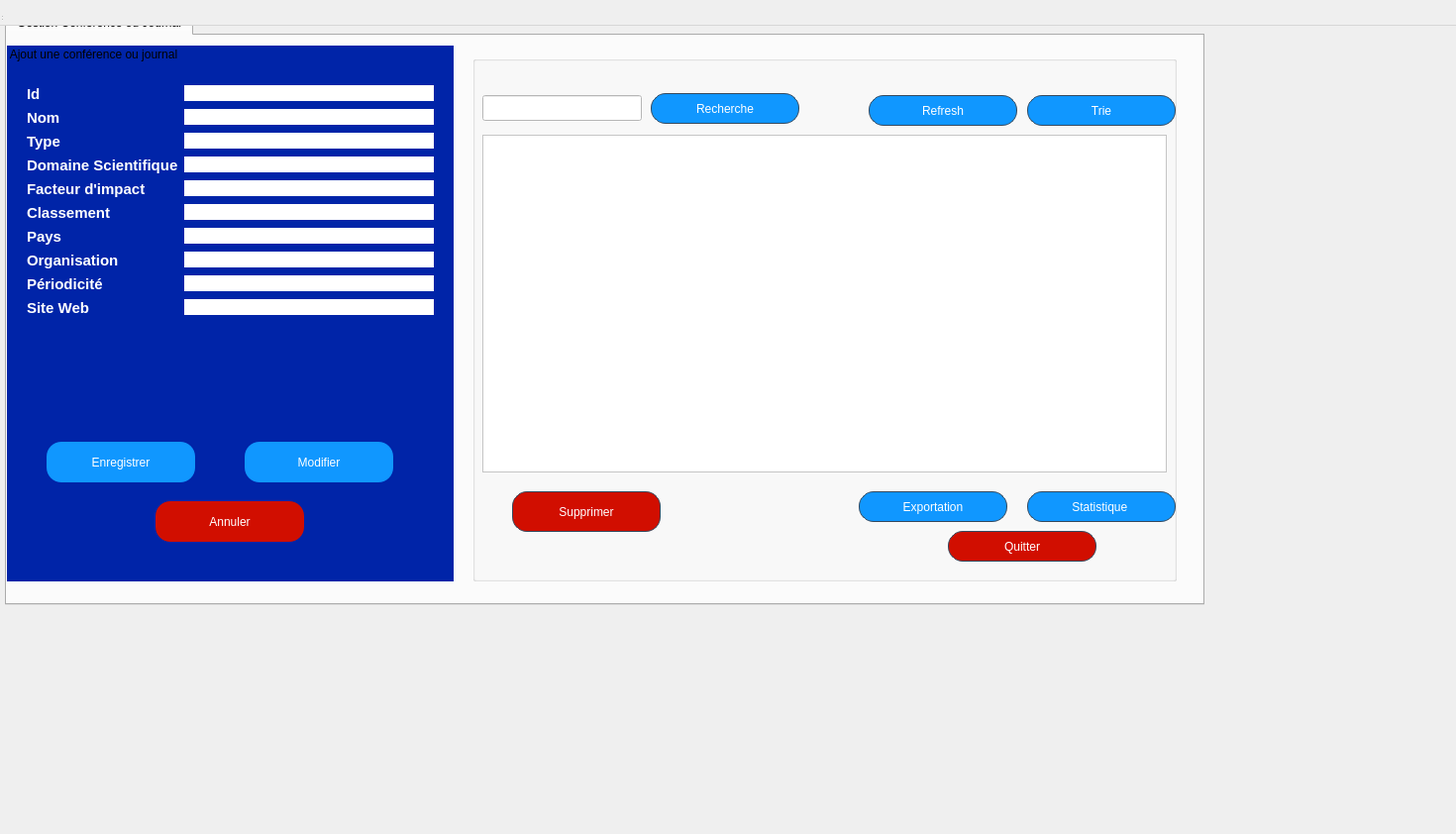
<?xml version="1.0" encoding="UTF-8"?>
<ui version="4.0">
 <class>GestionJournal</class>
 <widget class="QWidget" name="GestionJournal">
  <property name="geometry">
   <rect>
    <x>0</x>
    <y>0</y>
    <width>1470</width>
    <height>842</height>
   </rect>
  </property>
  <property name="contextMenuPolicy">
   <enum>Qt::ContextMenuPolicy::ActionsContextMenu</enum>
  </property>
  <property name="windowTitle">
   <string>Gestion Conférence ou Journal</string>
  </property>
  <property name="styleSheet">
   <string notr="true">QPushButton {
    /* La couleur de fond (bleu pro) */
    background-color: #2c3e50; 
    
    /* La couleur du texte */
    color: white;
    
    /* L'ARRONDI : plus le chiffre est grand, plus c'est rond */
    border-radius: 15px;
    
    /* Une bordure fine pour définir la forme */
    border: 1px solid #34495e;
    
    /* Espacement interne pour que le texte ne touche pas les bords */
    padding: 5px 15px;
}

/* Effet au survol de la souris */
QPushButton:hover {
    background-color: #34495e;
}
</string>
  </property>
  <widget class="QWidget" name="centralwidget">
   <property name="styleSheet">
    <string notr="true">QPushButton {
    /* La couleur de fond (bleu pro) */
    background-color: #2c3e50; 
    
    /* La couleur du texte */
    color: white;
    
    /* L'ARRONDI : plus le chiffre est grand, plus c'est rond */
    border-radius: 15px;
    
    /* Une bordure fine pour définir la forme */
    border: 1px solid #34495e;
    
    /* Espacement interne pour que le texte ne touche pas les bords */
    padding: 5px 15px;
}

/* Effet au survol de la souris */
QPushButton:hover {
    background-color: #34495e;
}</string>
   </property>
   <widget class="QTabWidget" name="tabWidget">
    <property name="geometry">
     <rect>
      <x>5</x>
      <y>10</y>
      <width>1211</width>
      <height>601</height>
     </rect>
    </property>
    <property name="styleSheet">
     <string notr="true">background-color: #D8E2E9;
QPushButton {
    /* La couleur de fond (bleu pro) */
    background-color: #2c3e50; 
    
    /* La couleur du texte */
    color: white;
    
    /* L'ARRONDI : plus le chiffre est grand, plus c'est rond */
    border-radius: 15px;
    
    /* Une bordure fine pour définir la forme */
    border: 1px solid #34495e;
    
    /* Espacement interne pour que le texte ne touche pas les bords */
    padding: 5px 15px;
}

/* Effet au survol de la souris */
QPushButton:hover {
    background-color: #34495e;
}</string>
    </property>
    <property name="currentIndex">
     <number>0</number>
    </property>
    <widget class="QWidget" name="tab">
     <attribute name="title">
      <string>Gestion Conférence ou Journal</string>
     </attribute>
     <widget class="QGroupBox" name="groupBox_2">
      <property name="geometry">
       <rect>
        <x>0</x>
        <y>10</y>
        <width>451</width>
        <height>541</height>
       </rect>
      </property>
      <property name="styleSheet">
       <string notr="true">background-color: rgb(0, 36, 168);
border: #A8D3F0;</string>
      </property>
      <property name="title">
       <string>Ajout une conférence ou journal</string>
      </property>
      <widget class="QWidget" name="formLayoutWidget">
       <property name="geometry">
        <rect>
         <x>20</x>
         <y>40</y>
         <width>411</width>
         <height>331</height>
        </rect>
       </property>
       <layout class="QFormLayout" name="formLayout">
        <item row="0" column="0">
         <widget class="QLabel" name="label_id">
          <property name="text">
           <string>&lt;html&gt;&lt;head/&gt;&lt;body&gt;&lt;p&gt;&lt;span style=&quot; font-size:11pt; font-weight:700; color:#ffffff;&quot;&gt;Id&lt;/span&gt;&lt;/p&gt;&lt;/body&gt;&lt;/html&gt;</string>
          </property>
         </widget>
        </item>
        <item row="0" column="1">
         <widget class="QLineEdit" name="id">
          <property name="styleSheet">
           <string notr="true">background-color: rgb(255, 255, 255);</string>
          </property>
         </widget>
        </item>
        <item row="1" column="0">
         <widget class="QLabel" name="label_nom">
          <property name="text">
           <string>&lt;html&gt;&lt;head/&gt;&lt;body&gt;&lt;p&gt;&lt;span style=&quot; font-size:11pt; font-weight:700; color:#ffffff;&quot;&gt;Nom&lt;/span&gt;&lt;/p&gt;&lt;/body&gt;&lt;/html&gt;</string>
          </property>
         </widget>
        </item>
        <item row="1" column="1">
         <widget class="QLineEdit" name="nom">
          <property name="styleSheet">
           <string notr="true">background-color: rgb(255, 255, 255);</string>
          </property>
         </widget>
        </item>
        <item row="2" column="0">
         <widget class="QLabel" name="label_type">
          <property name="text">
           <string>&lt;html&gt;&lt;head/&gt;&lt;body&gt;&lt;p&gt;&lt;span style=&quot; font-size:11pt; font-weight:700; color:#ffffff;&quot;&gt;Type&lt;/span&gt;&lt;/p&gt;&lt;/body&gt;&lt;/html&gt;</string>
          </property>
         </widget>
        </item>
        <item row="2" column="1">
         <widget class="QLineEdit" name="type">
          <property name="styleSheet">
           <string notr="true">background-color: rgb(255, 255, 255);</string>
          </property>
         </widget>
        </item>
        <item row="3" column="0">
         <widget class="QLabel" name="label_domaine">
          <property name="text">
           <string>&lt;html&gt;&lt;head/&gt;&lt;body&gt;&lt;p&gt;&lt;span style=&quot; font-size:11pt; font-weight:700; color:#ffffff;&quot;&gt;Domaine Scientifique&lt;/span&gt;&lt;/p&gt;&lt;/body&gt;&lt;/html&gt;</string>
          </property>
         </widget>
        </item>
        <item row="3" column="1">
         <widget class="QLineEdit" name="domaine_scientifique">
          <property name="styleSheet">
           <string notr="true">background-color: rgb(255, 255, 255);</string>
          </property>
         </widget>
        </item>
        <item row="4" column="0">
         <widget class="QLabel" name="label_facteur">
          <property name="text">
           <string>&lt;html&gt;&lt;head/&gt;&lt;body&gt;&lt;p&gt;&lt;span style=&quot; font-size:11pt; font-weight:700; color:#ffffff;&quot;&gt;Facteur d'impact&lt;/span&gt;&lt;/p&gt;&lt;/body&gt;&lt;/html&gt;</string>
          </property>
         </widget>
        </item>
        <item row="4" column="1">
         <widget class="QLineEdit" name="facteur_impact">
          <property name="styleSheet">
           <string notr="true">background-color: rgb(255, 255, 255);</string>
          </property>
         </widget>
        </item>
        <item row="5" column="0">
         <widget class="QLabel" name="label_classement">
          <property name="text">
           <string>&lt;html&gt;&lt;head/&gt;&lt;body&gt;&lt;p&gt;&lt;span style=&quot; font-size:11pt; font-weight:700; color:#ffffff;&quot;&gt;Classement&lt;/span&gt;&lt;/p&gt;&lt;/body&gt;&lt;/html&gt;</string>
          </property>
         </widget>
        </item>
        <item row="5" column="1">
         <widget class="QLineEdit" name="classement">
          <property name="styleSheet">
           <string notr="true">background-color: rgb(255, 255, 255);</string>
          </property>
         </widget>
        </item>
        <item row="6" column="0">
         <widget class="QLabel" name="label_pays">
          <property name="text">
           <string>&lt;html&gt;&lt;head/&gt;&lt;body&gt;&lt;p&gt;&lt;span style=&quot; font-size:11pt; font-weight:700; color:#ffffff;&quot;&gt;Pays&lt;/span&gt;&lt;/p&gt;&lt;/body&gt;&lt;/html&gt;</string>
          </property>
         </widget>
        </item>
        <item row="6" column="1">
         <widget class="QLineEdit" name="pays">
          <property name="styleSheet">
           <string notr="true">background-color: rgb(255, 255, 255);</string>
          </property>
         </widget>
        </item>
        <item row="7" column="0">
         <widget class="QLabel" name="label_organisation">
          <property name="text">
           <string>&lt;html&gt;&lt;head/&gt;&lt;body&gt;&lt;p&gt;&lt;span style=&quot; font-size:11pt; font-weight:700; color:#ffffff;&quot;&gt;Organisation&lt;/span&gt;&lt;/p&gt;&lt;/body&gt;&lt;/html&gt;</string>
          </property>
         </widget>
        </item>
        <item row="7" column="1">
         <widget class="QLineEdit" name="organisation">
          <property name="styleSheet">
           <string notr="true">background-color: rgb(255, 255, 255);</string>
          </property>
         </widget>
        </item>
        <item row="8" column="0">
         <widget class="QLabel" name="label_periodicite">
          <property name="text">
           <string>&lt;html&gt;&lt;head/&gt;&lt;body&gt;&lt;p&gt;&lt;span style=&quot; font-size:11pt; font-weight:700; color:#ffffff;&quot;&gt;Périodicité&lt;/span&gt;&lt;/p&gt;&lt;/body&gt;&lt;/html&gt;</string>
          </property>
         </widget>
        </item>
        <item row="8" column="1">
         <widget class="QLineEdit" name="periodicite">
          <property name="styleSheet">
           <string notr="true">background-color: rgb(255, 255, 255);</string>
          </property>
         </widget>
        </item>
        <item row="9" column="0">
         <widget class="QLabel" name="label_siteweb">
          <property name="text">
           <string>&lt;html&gt;&lt;head/&gt;&lt;body&gt;&lt;p&gt;&lt;span style=&quot; font-size:11pt; font-weight:700; color:#ffffff;&quot;&gt;Site Web&lt;/span&gt;&lt;/p&gt;&lt;/body&gt;&lt;/html&gt;</string>
          </property>
         </widget>
        </item>
        <item row="9" column="1">
         <widget class="QLineEdit" name="siteweb">
          <property name="styleSheet">
           <string notr="true">background-color: rgb(255, 255, 255);</string>
          </property>
         </widget>
        </item>
       </layout>
      </widget>
      <widget class="QPushButton" name="enregistrer">
       <property name="geometry">
        <rect>
         <x>40</x>
         <y>400</y>
         <width>150</width>
         <height>41</height>
        </rect>
       </property>
       <property name="minimumSize">
        <size>
         <width>0</width>
         <height>0</height>
        </size>
       </property>
       <property name="styleSheet">
        <string notr="true">background-color: rgb(16, 151, 255);
</string>
       </property>
       <property name="text">
        <string>Enregistrer</string>
       </property>
      </widget>
      <widget class="QPushButton" name="modif">
       <property name="geometry">
        <rect>
         <x>240</x>
         <y>400</y>
         <width>150</width>
         <height>41</height>
        </rect>
       </property>
       <property name="styleSheet">
        <string notr="true">background-color: rgb(16, 151, 255);
</string>
       </property>
       <property name="text">
        <string>Modifier</string>
       </property>
      </widget>
      <widget class="QPushButton" name="annuler">
       <property name="geometry">
        <rect>
         <x>150</x>
         <y>460</y>
         <width>150</width>
         <height>41</height>
        </rect>
       </property>
       <property name="styleSheet">
        <string notr="true">background-color: rgb(209, 14, 0);
</string>
       </property>
       <property name="text">
        <string>Annuler</string>
       </property>
      </widget>
     </widget>
     <widget class="QGroupBox" name="groupBox_3">
      <property name="geometry">
       <rect>
        <x>470</x>
        <y>20</y>
        <width>711</width>
        <height>531</height>
       </rect>
      </property>
      <property name="styleSheet">
       <string notr="true">background-color: rgb(0, 36, 168);
border: #A8D3F0;
/* Style pour tous les GroupBox */
QGroupBox {
    border: 2px solid #2c3e50; /* Couleur de la bordure */
    border-radius: 15px;      /* Même arrondi que les boutons */
    margin-top: 20px;         /* Espace pour le titre en haut */
    font-weight: bold;
    color: #2c3e50;
}

/* Style spécifique pour le titre du GroupBox */
QGroupBox::title {
    subcontrol-origin: margin;
    subcontrol-position: top center; /* Place le titre en haut au centre */
    padding: 0 10px;
}</string>
      </property>
      <property name="title">
       <string/>
      </property>
      <widget class="QLineEdit" name="rechPub">
       <property name="geometry">
        <rect>
         <x>10</x>
         <y>40</y>
         <width>161</width>
         <height>26</height>
        </rect>
       </property>
       <property name="styleSheet">
        <string notr="true">background-color: rgb(255, 255, 255);</string>
       </property>
      </widget>
      <widget class="QPushButton" name="recherchePub">
       <property name="geometry">
        <rect>
         <x>180</x>
         <y>38</y>
         <width>150</width>
         <height>31</height>
        </rect>
       </property>
       <property name="styleSheet">
        <string notr="true">background-color: rgb(16, 151, 255);
</string>
       </property>
       <property name="text">
        <string>Recherche</string>
       </property>
      </widget>
      <widget class="QPushButton" name="statPub">
       <property name="geometry">
        <rect>
         <x>560</x>
         <y>440</y>
         <width>150</width>
         <height>31</height>
        </rect>
       </property>
       <property name="styleSheet">
        <string notr="true">background-color: rgb(16, 151, 255);
</string>
       </property>
       <property name="text">
        <string>Statistique </string>
       </property>
      </widget>
      <widget class="QPushButton" name="SuppPub">
       <property name="geometry">
        <rect>
         <x>40</x>
         <y>440</y>
         <width>150</width>
         <height>41</height>
        </rect>
       </property>
       <property name="styleSheet">
        <string notr="true">background-color: rgb(209, 14, 0);</string>
       </property>
       <property name="text">
        <string>Supprimer</string>
       </property>
      </widget>
      <widget class="QPushButton" name="quitterPub">
       <property name="geometry">
        <rect>
         <x>480</x>
         <y>480</y>
         <width>150</width>
         <height>31</height>
        </rect>
       </property>
       <property name="styleSheet">
        <string notr="true">background-color: rgb(209, 14, 0);
</string>
       </property>
       <property name="text">
        <string>Quitter</string>
       </property>
      </widget>
      <widget class="QTableView" name="tableViewPub">
       <property name="geometry">
        <rect>
         <x>10</x>
         <y>80</y>
         <width>691</width>
         <height>341</height>
        </rect>
       </property>
       <property name="styleSheet">
        <string notr="true">background-color: rgb(255, 255, 255);
</string>
       </property>
      </widget>
      <widget class="QPushButton" name="expoPub">
       <property name="geometry">
        <rect>
         <x>390</x>
         <y>440</y>
         <width>150</width>
         <height>31</height>
        </rect>
       </property>
       <property name="styleSheet">
        <string notr="true">background-color: rgb(16, 151, 255);
</string>
       </property>
       <property name="text">
        <string>Exportation</string>
       </property>
      </widget>
      <widget class="QPushButton" name="refreshPub">
       <property name="geometry">
        <rect>
         <x>400</x>
         <y>40</y>
         <width>150</width>
         <height>31</height>
        </rect>
       </property>
       <property name="styleSheet">
        <string notr="true">background-color: rgb(16, 151, 255);
</string>
       </property>
       <property name="text">
        <string>Refresh</string>
       </property>
      </widget>
      <widget class="QPushButton" name="triePub">
       <property name="geometry">
        <rect>
         <x>560</x>
         <y>40</y>
         <width>150</width>
         <height>31</height>
        </rect>
       </property>
       <property name="styleSheet">
        <string notr="true">background-color: rgb(16, 151, 255);
</string>
       </property>
       <property name="text">
        <string>Trie</string>
       </property>
      </widget>
     </widget>
    </widget>
   </widget>
   <zorder>tabWidget</zorder>
  </widget>
  <widget class="QMenuBar" name="menubar">
   <property name="geometry">
    <rect>
     <x>0</x>
     <y>0</y>
     <width>1470</width>
     <height>26</height>
    </rect>
   </property>
  </widget>
  <widget class="QStatusBar" name="statusbar"/>
 </widget>
 <resources>
  <include location="ressources.qrc"/>
 </resources>
 <connections/>
</ui>
